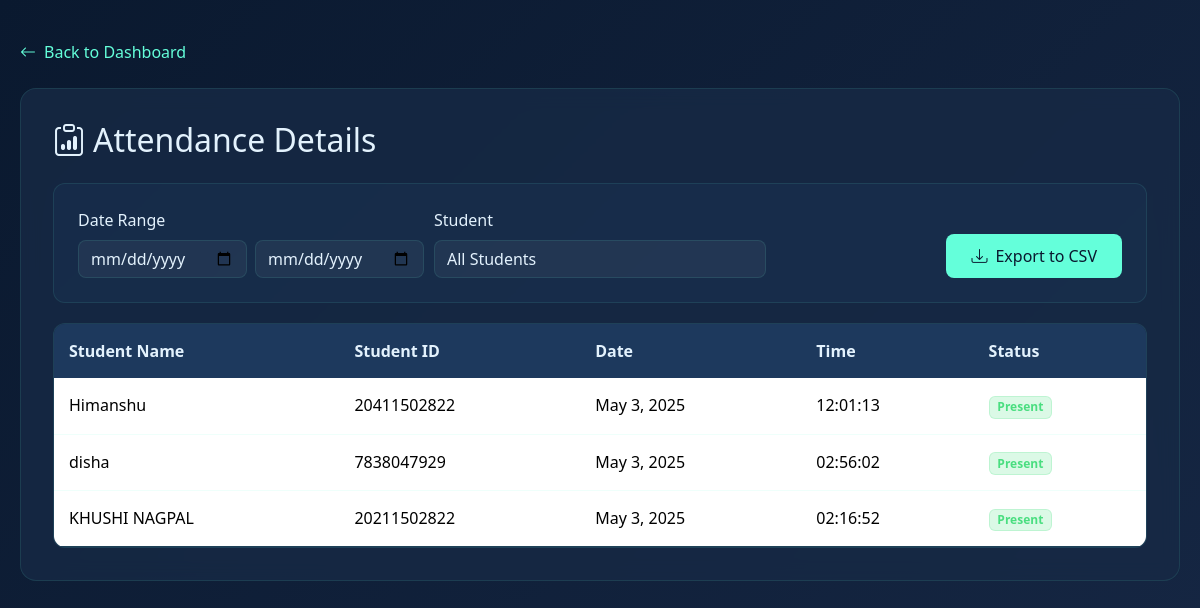
The app's page /details/, older data.
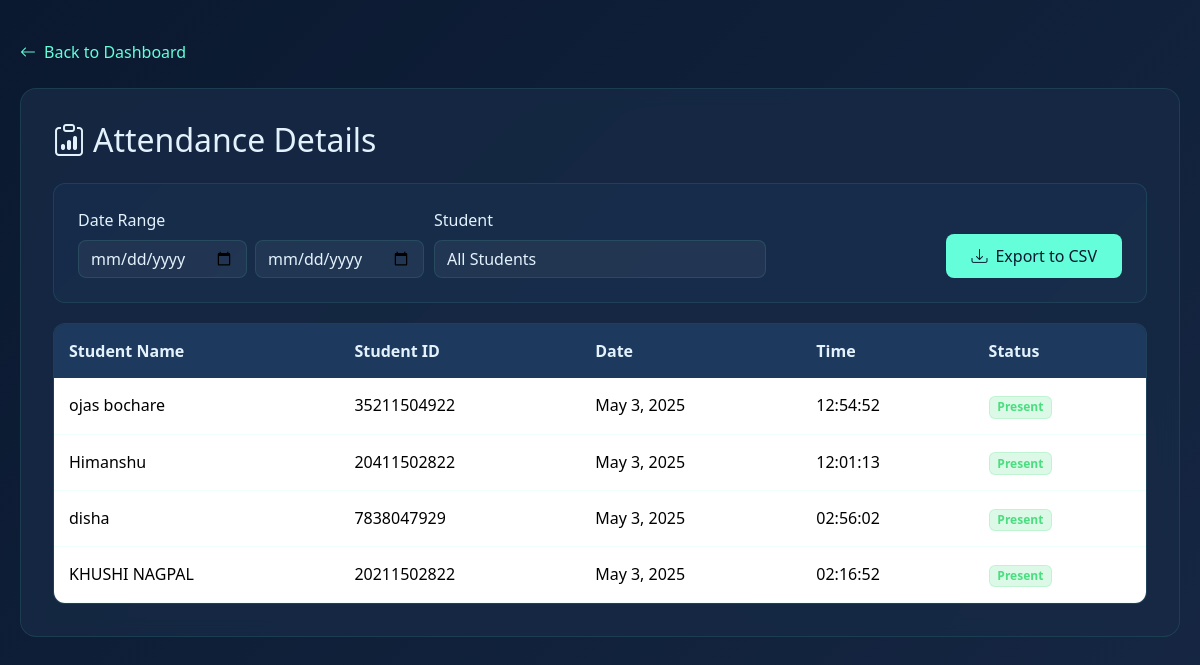
The same page, newer data.
### face_recognition_app/models.py (models this page shows, shortened)
class Attendance(models.Model):
    student = models.ForeignKey(Student, on_delete=models.CASCADE)
    date = models.DateField(auto_now_add=True)
    time = models.TimeField(auto_now_add=True)
    class Meta:
        unique_together = ['student', 'date']

class Student(models.Model):
    student_id = models.CharField(max_length=20, unique=True)
    name = models.CharField(max_length=100)
    photo = models.ImageField(upload_to='student_photos/')
    face_encoding = models.BinaryField(null=True)

### face_recognition_app/views.py (the view)
# urls.py: path('details/', views.attendance_details, name='details'),
def attendance_details(request):
    students = Student.objects.all()
    attendance_list = Attendance.objects.all().order_by('-date', '-time')
    return render(request, 'face_recognition_app/details.html', {
        'attendance': attendance_list,
        'students': students
    })

### face_recognition_app/templates/face_recognition_app/details.html (shortened to what this page needs)
<!DOCTYPE html>
<html>
<head>
    <link href="https://cdn.jsdelivr.net/npm/bootstrap@5.3.2/dist/css/bootstrap.min.css" rel="stylesheet">
    <link rel="stylesheet" href="https://cdn.jsdelivr.net/npm/bootstrap-icons@1.11.1/font/bootstrap-icons.css">
</head>
<body>
    <div class="main-container">
        <a href="/" class="back-btn">
            <i class="bi bi-arrow-left me-2"></i> Back to Dashboard
        </a>
        <div class="content-section">
            <h2 class="mb-4">
                <i class="bi bi-clipboard-data me-2"></i>Attendance Details
            </h2>
            <div class="filters-section">
                <div class="row align-items-end">
                    <div class="col-md-4">
                        <label class="form-label">Date Range</label>
                        <div class="d-flex gap-2">
                            <input type="date" id="startDate" class="form-control">
                            <input type="date" id="endDate" class="form-control">
                        </div>
                    </div>
                    <div class="col-md-4">
                        <label class="form-label">Student</label>
                        <select id="studentFilter" class="form-select">
                            <option value="">All Students</option>
                        </select>
                    </div>
                    <div class="col-md-4 text-end">
                        <button class="btn-export" onclick="exportToCSV()">
                            <i class="bi bi-download me-2"></i>Export to CSV
                        </button>
                    </div>
                </div>
            </div>
            <div class="table-container">
                <table class="table custom-table">
                    <thead>
                        <tr>
                            <th>Student Name</th>
                            <th>Student ID</th>
                            <th>Date</th>
                            <th>Time</th>
                            <th>Status</th>
                        </tr>
                    </thead>
                    <tbody id="attendanceData">
                        {% for record in attendance %}
                        <tr>
                            <td>{{ record.student.name }}</td>
                            <td>{{ record.student.student_id }}</td>
                            <td>{{ record.date }}</td>
                            <td>{{ record.time|time:"H:i:s" }}</td>
                            <td><span class="badge bg-success">Present</span></td>
                        </tr>
                        {% endfor %}
                    </tbody>
                </table>
            </div>
        </div>
    </div>
</body>
</html>

Row changes from the older to the newer data that the page shows:
added Attendance: student.name "ojas bochare", student.student_id "35211504922", date "May 3, 2025", time "12:54:52"
